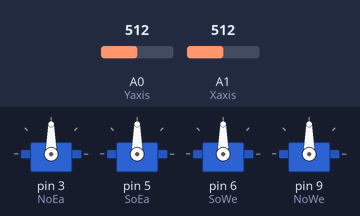
This sketch was run on a simulated Arduino Uno, built with avr-gcc and run on an emulated ATmega328P. Parts: 4 × servo. The test bench sets the inputs (shaded band); at power-on: A0 (Yaxis) = 512, A1 (Xaxis) = 512.

Above: at 1.2 s.
1.3 s: A0 (Yaxis) set to 716
At 2.5 s:
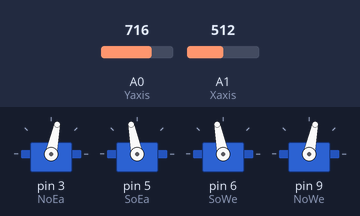
2.8 s: A1 (Xaxis) set to 716
At 3.4 s:
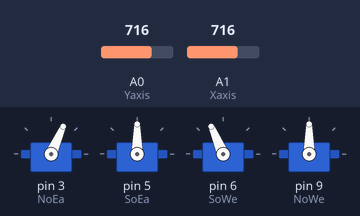
4.3 s: A0 (Yaxis) set to 900
At 4.7 s:
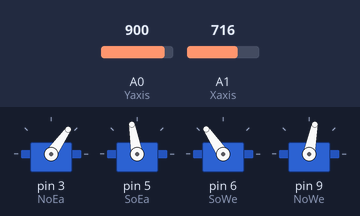
5.8 s: A1 (Xaxis) set to 900
At 6.8 s:
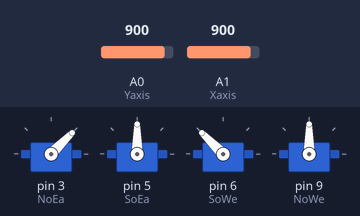
7.3 s: A0 (Yaxis) set to 1023
At 8.2 s:
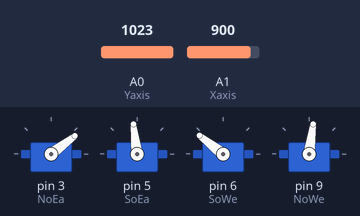
8.8 s: A1 (Xaxis) set to 511
At 10.2 s:
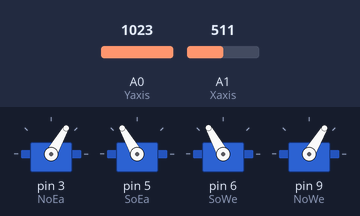
Timing chart, 0 to 11.3 s (numbered marks = the images above; inputs shaded):
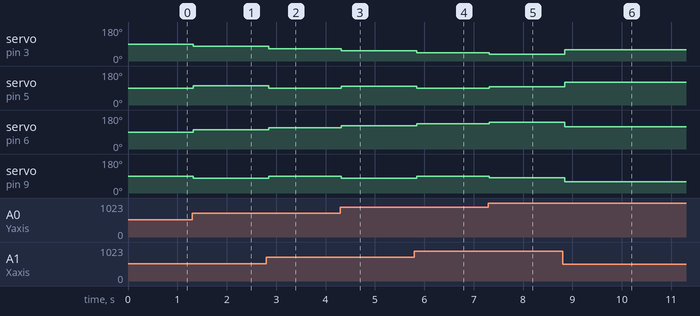

Measured:
- after the input at 1.3 s, servo on pin 3 (NoEa), servo on pin 9 (NoWe): 90° → 78° at once; servo on pin 5 (SoEa), servo on pin 6 (SoWe): 90° → 101° at once
- after the input at 2.8 s, servo on pin 3 (NoEa): 78° → 66° after 0.05 s; servo on pin 5 (SoEa): 101° → 90° after 0.05 s; servo on pin 6 (SoWe): 101° → 113° after 0.05 s; servo on pin 9 (NoWe): 78° → 90° after 0.05 s
- after the input at 4.3 s, servo on pin 3 (NoEa): 66° → 55° at once; servo on pin 5 (SoEa): 90° → 100° at once; servo on pin 6 (SoWe): 113° → 124° at once; servo on pin 9 (NoWe): 90° → 79° at once
- after the input at 5.8 s, servo on pin 3 (NoEa): 55° → 45° after 0.05 s; servo on pin 5 (SoEa): 100° → 90° after 0.05 s; servo on pin 6 (SoWe): 124° → 135° after 0.05 s; servo on pin 9 (NoWe): 79° → 90° after 0.05 s
- after the input at 7.3 s, servo on pin 3 (NoEa): 45° → 37° at once; servo on pin 5 (SoEa): 90° → 97° at once; servo on pin 6 (SoWe): 135° → 142° at once; servo on pin 9 (NoWe): 90° → 82° at once
- after the input at 8.8 s, servo on pin 3 (NoEa): 37° → 60° at once; servo on pin 5 (SoEa): 97° → 120° at once; servo on pin 6 (SoWe): 142° → 119° at once; servo on pin 9 (NoWe): 82° → 59° at once

The sketch:

CS4250ProjectUNOcode.ino
```cpp
#include <Servo.h>
//servo stuff
Servo NoEa;
Servo SoEa;
Servo SoWe;
Servo NoWe;
int pos = 0;
const int angleBase = 90;
const int OffM = 60;
//stick (pots in testing) stuff
const int Yaxis = A0;
const int Xaxis = A1;

void setup()
{
  NoEa.attach(3);
  SoEa.attach(5);
  SoWe.attach(6);
  NoWe.attach(9);
}

void loop()
{
  //update read vals
  int YVal = analogRead(Yaxis);
  int XVal = analogRead(Xaxis);
  //set map
  long XX = map(XVal, 0, 1023, -100, 100);
  long YY = map(YVal, 0, 1023, -100, 100);

  long offNoWe = -YY + XX;
  long offNoEa = -YY - XX;
  long offSoEa =  YY - XX;
  long offSoWe =  YY + XX;

  int angleNoWe = angleBase + map(offNoWe, -200, 200, -OffM, OffM);
  int angleNoEa = angleBase + map(offNoEa, -200, 200, -OffM, OffM);
  int angleSoEa = angleBase + map(offSoEa, -200, 200, -OffM, OffM);
  int angleSoWe = angleBase + map(offSoWe, -200, 200, -OffM, OffM);

  NoEa.write(angleNoEa);
  SoEa.write(angleSoEa);
  SoWe.write(angleSoWe);
  NoWe.write(angleNoWe);

  delay(50);
}
```
